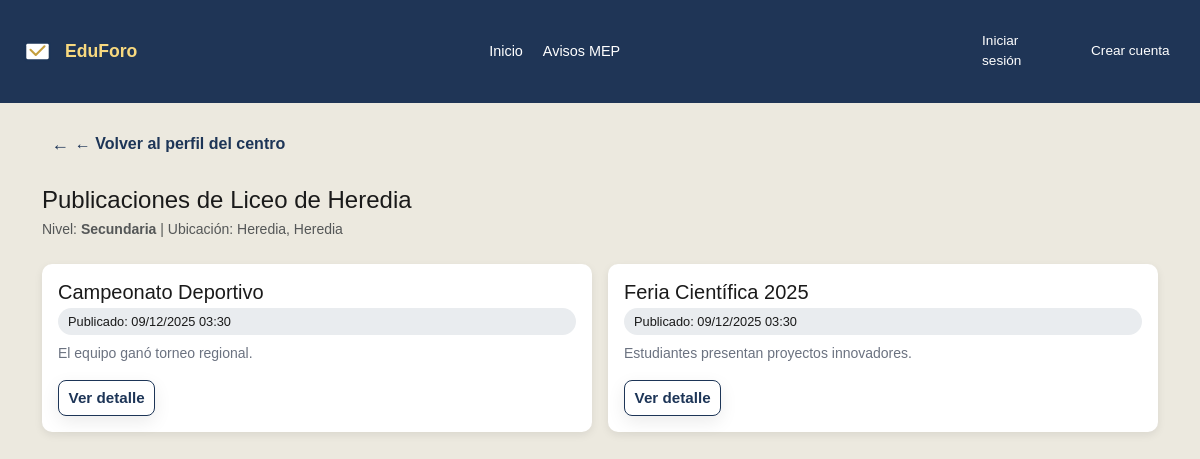
The app's page /centro-publicaciones.php?centro_id=1 with its own data.
### tables this page shows
CREATE TABLE centros (
  id INT AUTO_INCREMENT PRIMARY KEY,
  nombre VARCHAR(100) NOT NULL,
  codigo VARCHAR(6) NOT NULL UNIQUE,
  provincia VARCHAR(25),
  canton VARCHAR(25),
  nivel VARCHAR(25),
  direccion VARCHAR(255),
  telefono VARCHAR(8),
  correo VARCHAR(100)
);

CREATE TABLE publicaciones (
  id INT AUTO_INCREMENT PRIMARY KEY,
  centro_id INT NOT NULL,
  titulo VARCHAR(100) NOT NULL,
  resumen VARCHAR(255),
  cuerpo VARCHAR(2000) NOT NULL,
  fecha_publicacion DATETIME NULL,
  CONSTRAINT fk_pub_centro FOREIGN KEY (centro_id) REFERENCES centros(id)
);

### centro-publicaciones.php (the view, shortened to what this page needs)
<?php
$mysqli = abrirConexion();
$centroId = intval($_GET['id'] ?? ($_GET['centro_id'] ?? 0));
$sqlCentro = "SELECT id, nombre, codigo, provincia, canton, nivel, direccion, telefono, correo
              FROM centros
              WHERE id = ?";
$stmtCentro = $mysqli->prepare($sqlCentro);
$stmtCentro->bind_param("i", $centroId);
$stmtCentro->execute();
$resCentro = $stmtCentro->get_result();
$centro = $resCentro->fetch_assoc();
$sqlPub = "SELECT id, titulo, resumen, cuerpo, fecha_publicacion
           FROM publicaciones
           WHERE centro_id = ?
           ORDER BY fecha_publicacion DESC, id DESC";
$stmtPub = $mysqli->prepare($sqlPub);
$stmtPub->bind_param("i", $centroId);
$stmtPub->execute();
$resPub = $stmtPub->get_result();
$publicaciones = [];
if ($resPub) {
    while ($fila = $resPub->fetch_assoc()) {
        $publicaciones[] = $fila;
    }
}
?>
<!DOCTYPE html>
<html lang="es">
<head>
    <link href="https://cdn.jsdelivr.net/npm/bootstrap@5.3.3/dist/css/bootstrap.min.css" rel="stylesheet">
    <link rel="stylesheet" href="assets/css/style.css">
    <link rel="stylesheet" href="assets/css/public.css?v=<?php echo time(); ?>">
</head>
<body style="background:#ece9df;">
    <?php include 'php/componentes/navbar.php'; ?>
    <main class="container my-4">
        <a href="centro.php?id=<?php echo $centro['id']; ?>" class="page-linkback">
            ← Volver al perfil del centro
        </a>
        <section class="mt-3 mb-4">
            <h1 class="h4 mb-1">
                Publicaciones de <?php echo htmlspecialchars($centro['nombre']); ?>
            </h1>
            <p class="small text-muted mb-0">
                Nivel:
                <strong><?php echo htmlspecialchars($centro['nivel'] ?: 'No especificado'); ?></strong>
                |
                Ubicación:
                <?php
                $ubicacion = [];
                if (!empty($centro['provincia'])) {
                    $ubicacion[] = $centro['provincia'];
                }
                if (!empty($centro['canton'])) {
                    $ubicacion[] = $centro['canton'];
                }
                echo htmlspecialchars(implode(', ', $ubicacion) ?: 'No especificada');
                ?>
            </p>
        </section>
        <section class="mt-4">
    <?php if (empty($publicaciones)): ?>
        <div class="alert alert-info">
            Este centro no tiene publicaciones registradas todavía.
        </div>
    <?php else: ?>
        <div class="row g-3">
            <?php foreach ($publicaciones as $pub): ?>
                <div class="col-md-6 mep-card" id="pub-<?php echo $pub['id']; ?>">
                    <div class="card-min h-100 d-flex flex-column">
                        <h5 class="mb-1 text-truncate"
                            title="<?php echo htmlspecialchars($pub['titulo']); ?>">
                            <?php echo htmlspecialchars($pub['titulo']); ?>
                        </h5>
                        <span class="badge-soft mb-2">
                            Publicado:
                            <?php
                                echo !empty($pub['fecha_publicacion'])
                                    ? date("d/m/Y H:i", strtotime($pub['fecha_publicacion']))
                                    : "Sin fecha";
                            ?>
                        </span>
                        <p class="small text-muted-90 mb-3 flex-grow-1">
                            <?php
                                $texto = $pub['resumen'] ?: $pub['cuerpo'];
                                echo htmlspecialchars(mb_strimwidth($texto, 0, 150, "..."));
                            ?>
                        </p>
                        <a href="publicacion.php?id=<?php echo $pub['id']; ?>"
                           class="btn btn-brand-outline btn-sm mt-auto align-self-start">
                            Ver detalle
                        </a>
                    </div>
                </div>
            <?php endforeach; ?>
        </div>
    <?php endif; ?>
</section>
    </main>
</body>
</html>

### assets/css/style.css (style rules this page uses)
:root { --brand: #1d3557; --brand-hover: #16314a; --accent-gold: #c59f3e; --radius: 12px; --shadow: 0 6px 18px rgba(0, 0, 0, .08); --ink: #1a1a1a; --muted: #6b7280; --lighter-muted: #737881; }
body { font-family: Arial, sans-serif; background: #ece9df; background: linear-gradient(140deg, #f0ece3 0%, #ece9df 40%, #e7e3da 100%); color: var(--ink); }
.btn-brand-outline { background-color: #fff; border: 1px solid var(--brand); color: var(--brand); font-weight: 600; border-radius: var(--radius); padding: 0.6rem 1.3rem; display: inline-flex; align-items: center; justify-content: center; gap: 0.35rem; transition: background-color 0.3s ease, color 0.3s ease, transform 0.2s ease, box-shadow 0.3s ease; box-shadow: var(--shadow); }

### assets/css/public.css (style rules this page uses)
:root { --brand: #1d3557; --brand-hover: #16314a; --accent-gold: #c59f3e; }
.page-linkback { display: inline-flex; align-items: center; gap: 0.35rem; padding: 0.35rem 0.6rem; border-radius: 999px; color: var(--brand); font-weight: 600; text-decoration: none; margin-bottom: 0.5rem; transition: color 0.2s ease, background-color 0.2s ease; }
.page-linkback::before { content: "\2190"; font-size: 1.1em; line-height: 1; }
.card-min { background:#fff; border-radius:10px; padding:1rem; box-shadow:0 3px 8px rgba(0,0,0,0.08); }
.badge-soft { display:inline-block; padding:4px 10px; border-radius:999px; font-size:.8rem; background:#e9ecef; color:#1a1a1a; }
.text-muted-90 { color:#6b7280; }
.btn-sm { padding:.35rem .6rem; border-radius:8px; }
.btn-brand, .btn-brand-outline, .btn-brand-soft { font-size: 0.95rem; }

### records on screen
centros: nombre "Liceo de Heredia", nivel "Secundaria"
publicaciones: titulo "Campeonato Deportivo", fecha_publicacion "09/12/2025 03:30", resumen "El equipo ganó torneo regional."
publicaciones: titulo "Feria Científica 2025", fecha_publicacion "09/12/2025 03:30", resumen "Estudiantes presentan proyectos innovadores."

### other values on screen
implode(', ', $ubicacion) ?: 'No especificada' "Heredia, Heredia"
